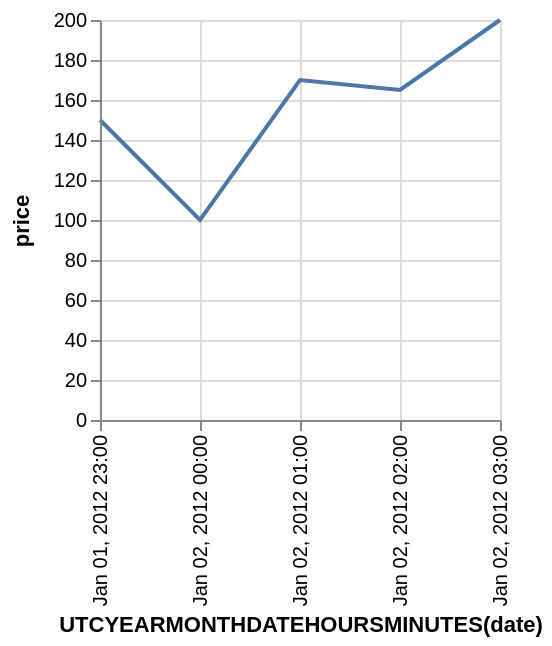

Describe this chart as a Vega-Lite specification.
### Vega specification from a JSON file in a GitHub repository (floating-point values rounded to 4 significant figures)
{"$schema": "https://vega.github.io/schema/vega/v3.0.json", "description": "Google's stock price over time.", "autosize": "pad", "padding": 5, "encode": {"update": {"stroke": {"value": "#ccc"}, "fill": {"value": "transparent"}}}, "data": [{"name": "source_0", "values": [{"date": "Sun, 01 Jan 2012 23:00:00", "price": 150}, {"date": "Sun, 02 Jan 2012 00:00:00", "price": 100}, {"date": "Sun, 02 Jan 2012 01:00:00", "price": 170}, {"date": "Sun, 02 Jan 2012 02:00:00", "price": 165}, {"date": "Sun, 02 Jan 2012 03:00:00", "price": 200}]}, {"name": "data_0", "source": "source_0", "transform": [{"type": "formula", "expr": "toDate(datum[\"date\"])", "as": "date"}, {"type": "formula", "expr": "toNumber(datum[\"price\"])", "as": "price"}, {"type": "filter", "expr": "datum[\"date\"] !== null && !isNaN(datum[\"date\"]) && datum[\"price\"] !== null && !isNaN(datum[\"price\"])"}, {"type": "formula", "as": "utcyearmonthdatehoursminutes_date", "expr": "datetime(utcyear(datum[\"date\"]), utcmonth(datum[\"date\"]), utcdate(datum[\"date\"]), utchours(datum[\"date\"]), utcminutes(datum[\"date\"]), 0, 0)"}, {"type": "collect", "sort": {"field": "utcyearmonthdatehoursminutes_date", "order": "descending"}}]}], "signals": [{"name": "width", "update": "200"}, {"name": "height", "update": "200"}], "marks": [{"name": "marks", "type": "line", "from": {"data": "data_0"}, "encode": {"update": {"x": {"scale": "x", "field": "utcyearmonthdatehoursminutes_date"}, "y": {"scale": "y", "field": "price"}, "stroke": {"value": "#4c78a8"}}}}], "scales": [{"name": "x", "type": "time", "domain": {"data": "data_0", "field": "utcyearmonthdatehoursminutes_date"}, "range": [0, {"signal": "width"}], "round": true, "nice": "minute"}, {"name": "y", "type": "linear", "domain": {"data": "data_0", "field": "price"}, "range": [{"signal": "height"}, 0], "round": true, "nice": true, "zero": true}], "axes": [{"scale": "x", "orient": "bottom", "tickCount": 5, "title": "UTCYEARMONTHDATEHOURSMINUTES(date)", "zindex": 1, "encode": {"labels": {"update": {"text": {"signal": "timeFormat(datum.value, '%b %d, %Y %H:%M')"}, "angle": {"value": 270}, "align": {"value": "right"}, "baseline": {"value": "middle"}}}}}, {"scale": "x", "domain": false, "grid": true, "labels": false, "orient": "bottom", "tickCount": 5, "ticks": false, "zindex": 0, "gridScale": "y"}, {"scale": "y", "maxExtent": 30, "minExtent": 30, "orient": "left", "title": "price", "zindex": 1}, {"scale": "y", "domain": false, "grid": true, "labels": false, "orient": "left", "ticks": false, "zindex": 0, "gridScale": "x"}], "config": {"axis": {"quantitativeExtent": 30}}}
